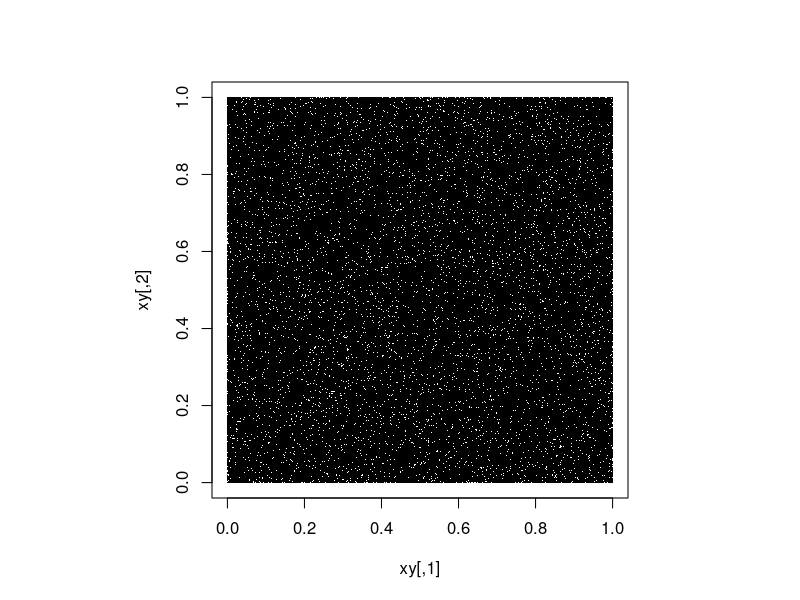

Recreate this plot in R. (Note: this script raises an error after producing the figure.)
xy <- matrix(runif(1e6),ncol=2)

head(xy)
par(pty="s")
plot(xy, type="p", pch=".")

xy <- matrix(runif(1e6),ncol=2)
sum( rowSums(xy*xy)<1 ) / nrow(xy) * 4


# Performace test: dummy vs anti-thetic method

set1 <-rep(0,100)
set2 <-rep(0,100)

for(k in 1:100) {
  set1[k] <- GetPiMC()
  set2[k] <- GetPiMCAntiThetic()
}

c(mean(set1), var(set1))
c(mean(set2), var(set2))

hist(set1, col='blue')
hist(set2, col='red', add=T)

